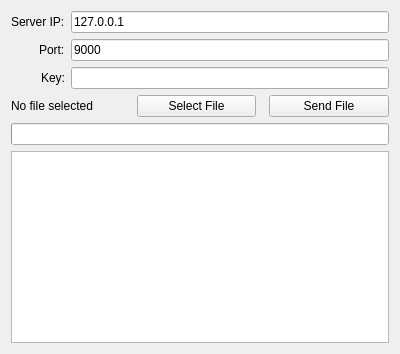
<?xml version="1.0" encoding="UTF-8"?>
<ui version="4.0">
 <class>ClientWidget</class>
 <widget class="QWidget" name="ClientWidget">
  <property name="minimumSize">
   <size>
    <width>400</width>
    <height>300</height>
   </size>
  </property>
  <layout class="QVBoxLayout" name="verticalLayout">
   <item>
    <layout class="QFormLayout" name="formLayout">
     <property name="labelAlignment">
      <set>Qt::AlignRight|Qt::AlignTrailing|Qt::AlignVCenter</set>
     </property>
     <item row="0" column="0">
      <widget class="QLabel" name="labelHost"><property name="text"><string>Server IP:</string></property></widget>
     </item>
     <item row="0" column="1">
      <widget class="QLineEdit" name="hostEdit"><property name="text"><string>127.0.0.1</string></property></widget>
     </item>
     <item row="1" column="0">
      <widget class="QLabel" name="labelPort"><property name="text"><string>Port:</string></property></widget>
     </item>
     <item row="1" column="1">
      <widget class="QLineEdit" name="portEdit"><property name="text"><string>9000</string></property></widget>
     </item>
     <item row="2" column="0">
      <widget class="QLabel" name="labelKey"><property name="text"><string>Key:</string></property></widget>
     </item>
     <item row="2" column="1">
      <widget class="QLineEdit" name="keyEdit"/>
     </item>
    </layout>
   </item>
   <item>
    <layout class="QHBoxLayout" name="fileLayout">
     <item>
      <widget class="QLabel" name="fileLabel"><property name="text"><string>No file selected</string></property></widget>
     </item>
     <item>
      <widget class="QPushButton" name="selectButton"><property name="text"><string>Select File</string></property></widget>
     </item>
     <item>
      <spacer name="hSpacer1">
       <property name="orientation">
        <enum>Qt::Horizontal</enum>
       </property>
      </spacer>
     </item>
     <item>
      <widget class="QPushButton" name="sendButton"><property name="text"><string>Send File</string></property></widget>
     </item>
    </layout>
   </item>
   <item>
    <widget class="QProgressBar" name="progressBar">
     <property name="textVisible"><bool>true</bool></property>
     <property name="minimumHeight"><number>18</number></property>
    </widget>
   </item>
   <item>
    <widget class="QPlainTextEdit" name="log">
     <property name="readOnly"><bool>true</bool></property>
     <property name="sizePolicy">
      <sizepolicy hsizetype="Expanding" vsizetype="Expanding">
       <horstretch>0</horstretch>
       <verstretch>1</verstretch>
      </sizepolicy>
     </property>
    </widget>
   </item>
  </layout>
 </widget>
 <resources/>
 <connections/>
</ui>
